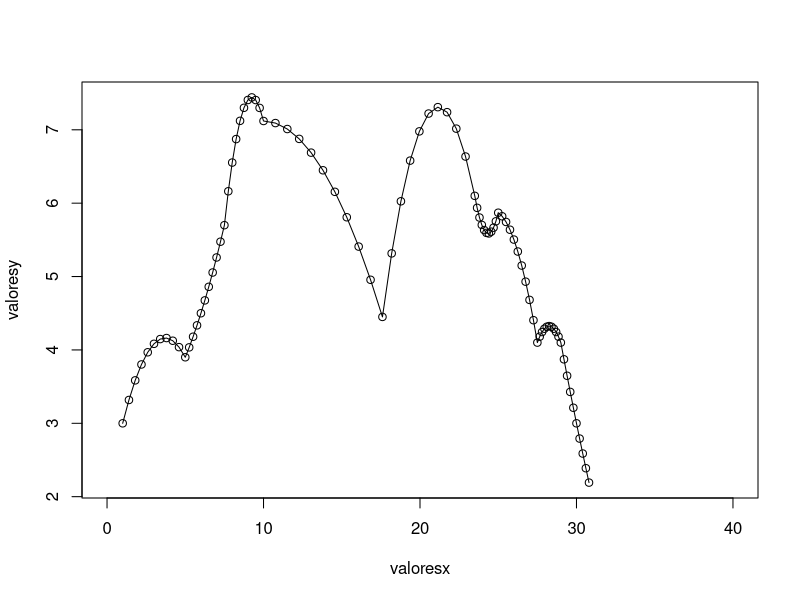

Recreate this plot in R.
y=c(3,3.7,3.9,4.5,5.7,6.69,7.12,6.7,4.45,7,6.1,5.6,5.87,5.15,4.1,4.3,4.1,3,2)
x=c(1,2,5,6,7.5,8.1,10,13,17.6,20,23.5,24.5,25,26.5,27.5,28,29,30,31)
dx=10
npuntos=9
crearCoeficientes=function(x1,y1,x2,y2,x3,y3)
{
  a = matrix(c(x1^2,x2^2,x3^2,x1,x2,x3,1,1,1),ncol=3,nrow=3)
  b = c(y1,y2,y3)
  c = solve(a,b)
  return(c)
}
funcion=function(c1,c2,c3,x)
{
  y = (c1*(x^2))+(c2*x)+c3
  return(y)
}
crearIntervalos=function(x1,x2)
{
  aux1= x2-x1
  aux1= aux1/dx
  return(aux1)
}


colum=1
coeficientes = matrix(1:(npuntos*3) ,ncol = npuntos, nrow = 3) 
valoresx= matrix(1:(npuntos*dx) ,ncol = npuntos, nrow = dx) 
valoresy= matrix(1:(npuntos*dx) ,ncol = npuntos, nrow = dx)
i=1
while(i<19)
{
  c = crearCoeficientes(x[i],y[i],x[i+1],y[i+1],x[i+2],y[i+2])
  for(k in 1:3)
  {  
    coeficientes[k,colum]=c[k]
  }
  colum= colum +1
  i=i+2
  
}
colum=1
i=1
while(i<19)
{
  intervalo=crearIntervalos(x[i],x[i+2])
  aux= x[i]
  for(k in 1:dx)
  {  
    valoresx[k,colum]=aux
    aux=aux+intervalo
  }
  
  i=i+2
  colum=colum +1
}  
colum=1
i=1

while(i<=npuntos)
{
  
  
  for(k in 1:dx)
  { 
    valoresy[k,i]= funcion(coeficientes[1,i],coeficientes[2,i],coeficientes[3,i],valoresx[k,i])
    
  }
  
  i=i+1
  
}  
plot(valoresx,valoresy,type = "o",xlim =c(0,40))

